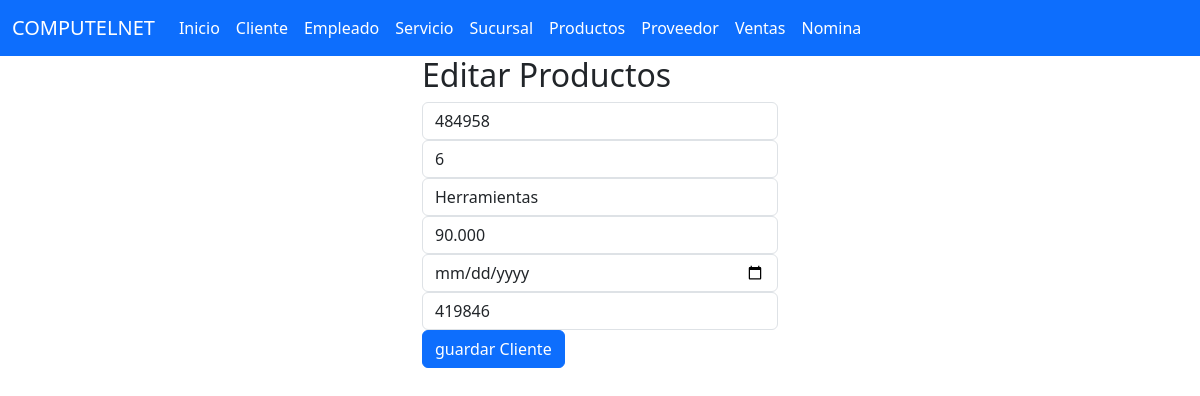
The page /seleccionarProducto/484958 on the database its author committed.
### productos_app/models.py (models this page shows, shortened)
class Producto (models.Model):
    Id_Producto=models.CharField(primary_key=True,max_length=6)
    Cantidad_P=models.CharField(max_length=200)
    Tipo_Producto=models.CharField(max_length=300)
    Costo=models.CharField(max_length=10000)
    Fecha_Ingreso=models.DateField()
    Id_Proveedor=models.CharField(max_length=6)

### productos_app/views.py (the view)
# urls.py: path("seleccionarProducto/<Id_Producto>",views.seleccionarProducto, name="seleccionaProducto"),
def seleccionarProducto(request,Id_Producto):
    Productos=Producto.objects.get(Id_Producto=Id_Producto)
    return render(request,"editarProducto.html",{'listaProductos':Productos})

### productos_app/templates/editarProducto.html
{% extends "base.html" %}
{% block cuerpo %}
<div class="row">
    <div class="col-md-4 offset-md-4">
        <h2>Editar Productos</h2>
        <div class="car-body">
            <form action="/editarProducto/" method="POST"> {% csrf_token %}
                <div class="form-group">
                    <input type="text" id="txtId_Producto" name="txtId_Producto" class="form-control" value={{listaProductos.Id_Producto}} placeholder="ID Producto" minlength="1" maxlength="6" readonly required>
                </div>
                <div class="form-group ">
                    <input type="text" id="txtCantidad_P" name="txtCantidad_P"  class="form-control" value={{listaProductos.Cantidad_P}} placeholder="Cantidad de Productos" minlength="1" maxlength="200" required>
                </div>
                <div class="form-group">
                    <input type="text" id="txtTipo_Producto" name="txtTipo_Producto"  class="form-control" value={{listaProductos.Tipo_Producto}} placeholder="Tipo de Producto" min="1" max="300" required>
                </div>
                <div class="form-group">
                    <input type="text" id="txtCosto" name="txtCosto"  class="form-control" value={{listaProductos.Costo}} placeholder="Costo" min="1" max="10000" required>
                </div>
                <div class="form-group">
                    <input type="date" id="txtFecha_Ingreso" name="txtFecha_Ingreso"  class="form-control" value={{listaProductos.Fecha_Ingreso}} placeholder="Fecha de Ingreso" required>
                </div>
                <div class="form-group">
                    <input type="text" id="txtId_Proveedor" name="txtId_Proveedor"  class="form-control" value={{listaProductos.Id_Proveedor}} placeholder="ID Proveedor" min="1" max="6" required>
                </div>
                <div class="car-body">
                    <button type="submit" class="btn btn-primary">guardar Cliente</button>
                </div>
            </form>
        </div>
    </div>
</div>
{% endblock  %}

### rows shown on the page
Producto: txtId_Producto "484958", txtCantidad_P "6", txtTipo_Producto "Herramientas", txtCosto "90.000", txtId_Proveedor "419846"
